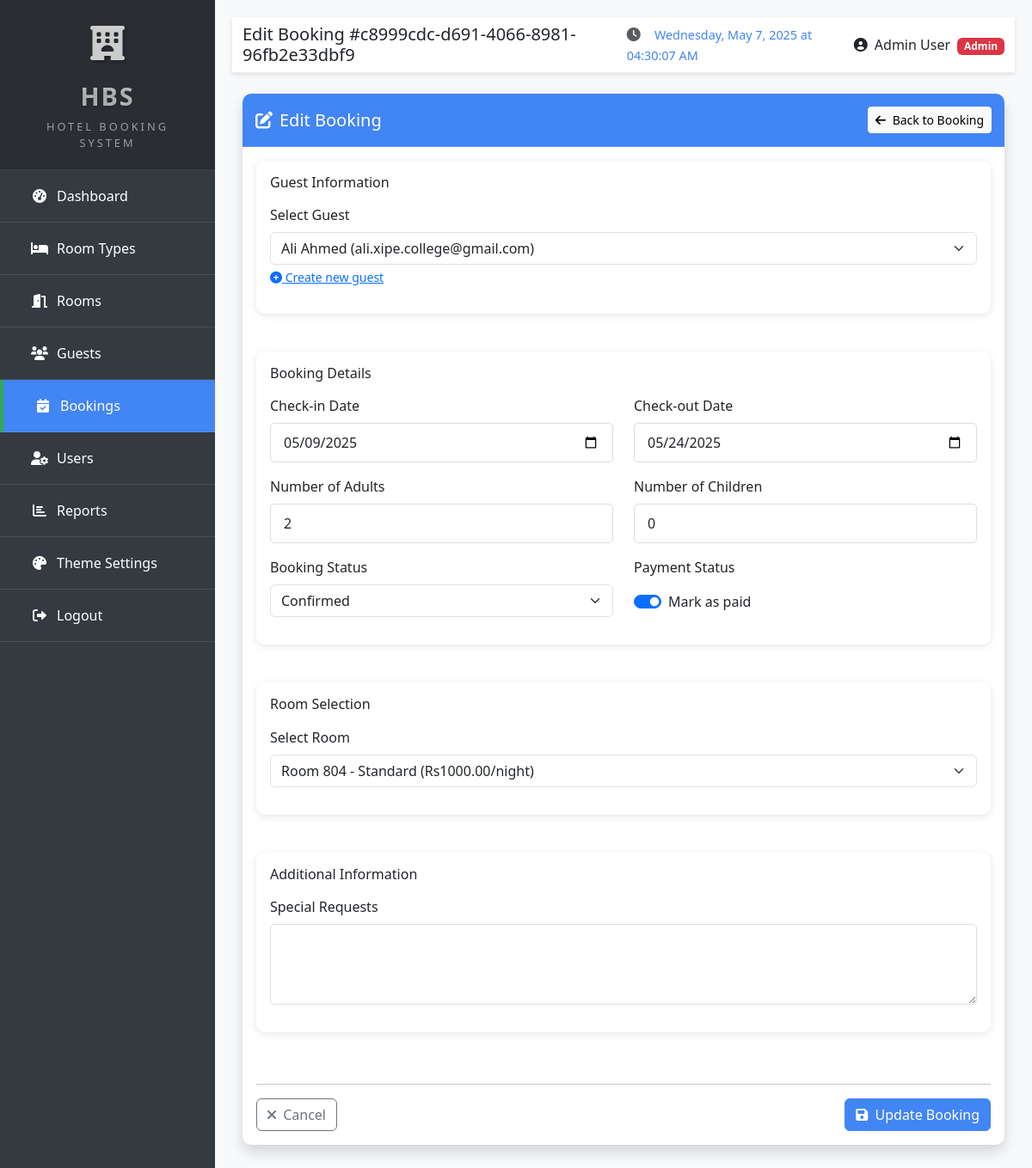
Page /hotel/bookings/54/edit/ (signed in) on the earlier database version.
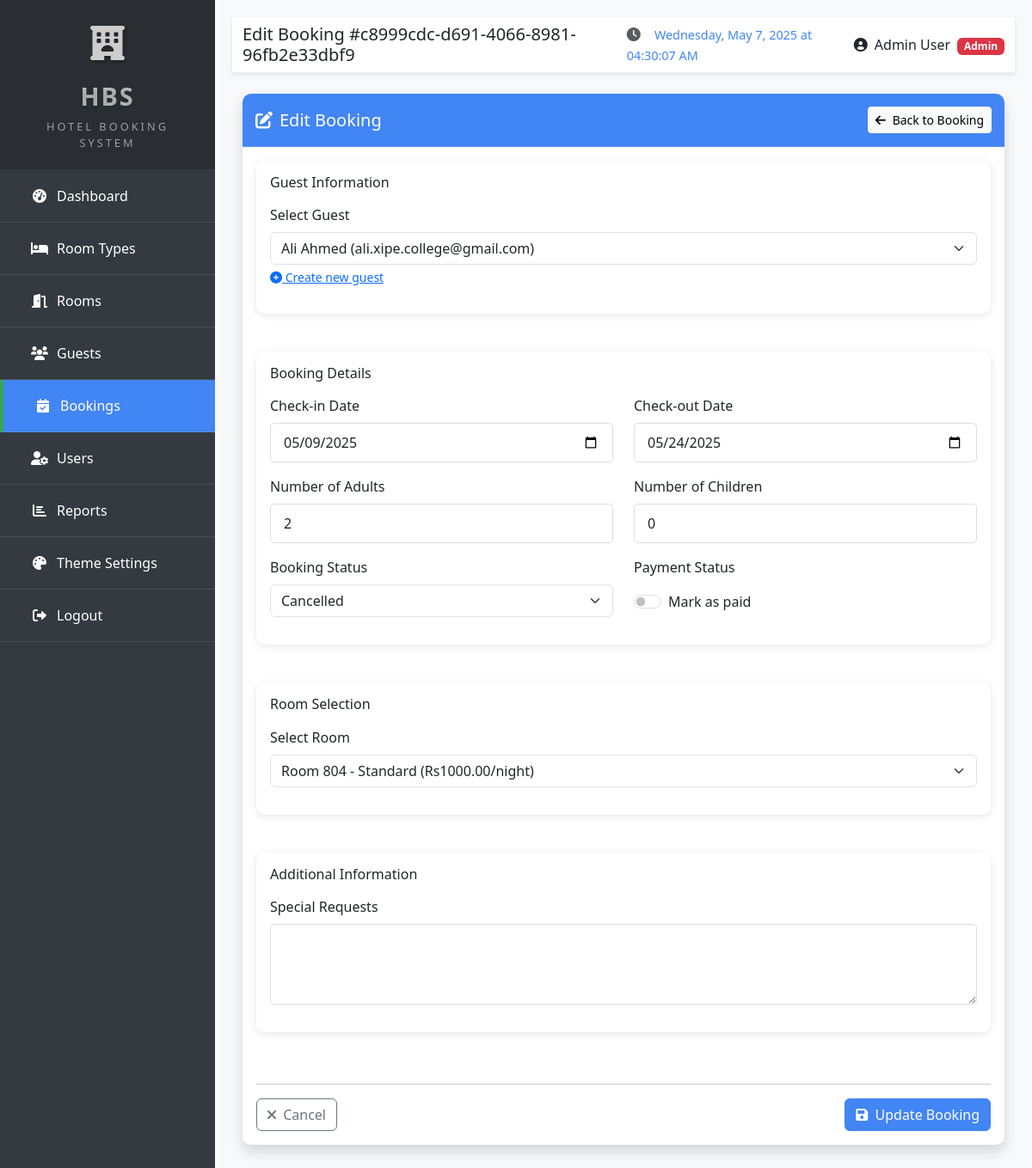
Same page on the later database version.
### hotel/models.py (models this page shows, shortened)
class Booking(models.Model):
    STATUS_CHOICES = (
        ('confirmed', 'Confirmed'),
        ('checked_in', 'Checked In'),
        ('checked_out', 'Checked Out'),
        ('cancelled', 'Cancelled'),
        ('no_show', 'No Show'),
    )
    booking_id = models.UUIDField(default=uuid.uuid4, unique=True, editable=False)
    guest = models.ForeignKey(Guest, on_delete=models.CASCADE, related_name='bookings')
    room = models.ForeignKey(Room, on_delete=models.CASCADE, related_name='bookings')
    check_in_date = models.DateField()
    check_out_date = models.DateField()
    status = models.CharField(max_length=20, choices=STATUS_CHOICES, default='confirmed')
    adults = models.PositiveIntegerField(default=1)
    children = models.PositiveIntegerField(default=0)
    total_price = models.DecimalField(max_digits=10, decimal_places=2)
    payment_status = models.BooleanField(default=False)
    special_requests = models.TextField(blank=True)
    created_by = models.ForeignKey(User, on_delete=models.SET_NULL, null=True, related_name='created_bookings')
    created_at = models.DateTimeField(auto_now_add=True)
    updated_at = models.DateTimeField(auto_now=True)

class Guest(models.Model):
    ID_TYPE_CHOICES = [
        ('passport', 'Passport'),
        ('cnic', 'CNIC'),
        ('driving_license', 'Driving License'),
    ]
    COUNTRY_CHOICES = [
        ('PK', 'Pakistan'),
        ('US', 'United States'),
        ('GB', 'United Kingdom'),
        ('CA', 'Canada'),
        ('AU', 'Australia'),
        ('IN', 'India'),
        ('AE', 'United Arab Emirates'),
        ('SA', 'Saudi Arabia'),
    ]
    full_name = models.CharField(max_length=255)
    email = models.EmailField(blank=True)
    phone = models.CharField(max_length=20)
    address = models.TextField(blank=True)
    country = models.CharField(max_length=2, choices=COUNTRY_CHOICES)
    id_type = models.CharField(max_length=50, choices=ID_TYPE_CHOICES)
    id_number = models.CharField(max_length=50)
    id_document = models.ImageField(upload_to='guest_ids/', blank=True, null=True, help_text='Upload ID document (CNIC/Passport)')
    vehicle_number = models.CharField(max_length=50, blank=True)
    notes = models.TextField(blank=True)
    created_at = models.DateTimeField(auto_now_add=True)
    updated_at = models.DateTimeField(auto_now=True)

### hotel/views.py (the view, shortened to what this page needs)
# urls.py: path('bookings/<int:pk>/edit/', views.booking_edit, name='booking_edit'),
@login_required
@admin_required
def booking_edit(request, pk):
    booking = get_object_or_404(Booking, pk=pk)
    guests = Guest.objects.all()
    available_rooms = list(Room.objects.filter(status='available'))
    if booking.room not in available_rooms:
        available_rooms.append(booking.room)
    return render(request, 'hotel/booking_form.html', {
        'booking': booking,
        'guests': guests,
        'rooms': available_rooms
    })

### hotel/context_processors.py (called while the page is built)
def theme_settings(request):
    if request.user.is_authenticated:
        try:
            from .models import ThemeSettings
            theme_settings, created = ThemeSettings.objects.get_or_create(user=request.user)
            return {'user_theme_settings': theme_settings}
        except Exception:
            pass
    return {'user_theme_settings': None}

def hotel_info(request):
    try:
        from .models import HotelInfo
        info = HotelInfo.get_info()
        return {'hotel_info': info}
    except Exception:
        pass
    return {'hotel_info': None}

### hotel/views.py (called while the page is built)
def admin_required(view_func):
    @wraps(view_func)
    def _wrapped_view(request, *args, **kwargs):
        if hasattr(request.user, 'profile') and request.user.profile.role == 'admin':
            return view_func(request, *args, **kwargs)
        messages.error(request, "You don't have permission to access this page.")
        return redirect('dashboard')
    return _wrapped_view

### templates/hotel/booking_form.html (shortened to what the changed rows need)
{% extends 'hotel/base.html' %}
{% block page_title %}
    {% if booking %}Edit Booking #{{ booking.booking_id }}{% else %}Create New Booking{% endif %}
{% endblock %}
{% block content %}
<div class="row">
    <div class="col-md-12">
        <div class="card shadow">
            <div class="card-body">
                <form method="post" class="needs-validation" novalidate>
                    <div class="row mb-4">
                        <div class="col-md-12">
                            <div class="card bg-light">
                                <div class="card-body">
                                    <div class="row">
                                        <div class="col-md-12 mb-3">
                                            <label for="guest" class="form-label">Select Guest</label>
                                            <select name="guest" id="guest" class="form-select" required>
                                                {% for guest in guests %}
                                                <option value="{{ guest.id }}" {% if booking.guest.id == guest.id %}selected{% endif %}>
                                                    {{ guest.full_name }} ({{ guest.email|default:guest.phone }})
                                                </option>
                                                {% endfor %}
                                            </select>
                                            <div class="form-text">
                                                <a href="{% url 'guest_create' %}?next={{ request.path }}" target="_blank">
                                                </a>
                                            </div>
                                        </div>
                                    </div>
                                </div>
                            </div>
                        </div>
                    </div>
                    <div class="row mb-4">
                        <div class="col-md-12">
                            <div class="card bg-light">
                                <div class="card-body">
                                    <div class="row">
                                        <div class="col-md-6 mb-3">
                                            <label for="check_in_date" class="form-label">Check-in Date</label>
                                            <input type="date" class="form-control" id="check_in_date" name="check_in_date"
                                                value="{% if booking %}{{ booking.check_in_date|date:'Y-m-d' }}{% endif %}" required>
                                        </div>
                                        <div class="col-md-6 mb-3">
                                            <label for="check_out_date" class="form-label">Check-out Date</label>
                                            <input type="date" class="form-control" id="check_out_date" name="check_out_date"
                                                value="{% if booking %}{{ booking.check_out_date|date:'Y-m-d' }}{% endif %}" required>
                                        </div>
                                        <div class="col-md-6 mb-3">
                                            <label for="adults" class="form-label">Number of Adults</label>
                                            <input type="number" class="form-control" id="adults" name="adults" min="1" max="10"
                                                value="{{ booking.adults|default:1 }}" required>
                                        </div>
                                        <div class="col-md-6 mb-3">
                                            <label for="children" class="form-label">Number of Children</label>
                                            <input type="number" class="form-control" id="children" name="children" min="0" max="10"
                                                value="{{ booking.children|default:0 }}">
                                        </div>
                                        {% if booking %}
                                        <div class="col-md-6 mb-3">
                                            <label for="status" class="form-label">Booking Status</label>
                                            <select name="status" id="status" class="form-select" required>
                                                <option value="confirmed" {% if booking.status == 'confirmed' %}selected{% endif %}>Confirmed</option>
                                                <option value="cancelled" {% if booking.status == 'cancelled' %}selected{% endif %}>Cancelled</option>
                                            </select>
                                        </div>
                                        {% endif %}
                                        <div class="col-md-6 mb-3">
                                            <div class="form-check form-switch mt-2">
                                                <input class="form-check-input" type="checkbox" id="payment_status" name="payment_status"
                                                    {% if booking.payment_status %}checked{% endif %}>
                                                <label class="form-check-label" for="payment_status">
                                                    Mark as paid
                                                </label>
                                            </div>
                                        </div>
                                    </div>
                                </div>
                            </div>
                        </div>
                    </div>
                    <div class="row mb-4">
                        <div class="col-md-12">
                            <div class="card bg-light">
                                <div class="card-body">
                                    <div class="row">
                                        <div class="col-md-12 mb-3">
                                            <label for="room" class="form-label">Select Room</label>
                                            <select name="room" id="room" class="form-select" required>
                                                {% for room in rooms %}
                                                <option value="{{ room.id }}" {% if booking.room.id == room.id %}selected{% endif %}>
                                                    Room {{ room.number }} - {{ room.room_type.name }} (Rs{{ room.room_type.price_per_night }}/night)
                                                </option>
                                                {% endfor %}
                                            </select>
                                        </div>
                                    </div>
                                </div>
                            </div>
                        </div>
                    </div>
                </form>
            </div>
        </div>
    </div>
</div>
{% endblock %}

Differences in the rows shown:
changed Booking "c8999cdc-d691-4066-8981-96fb2e33dbf9": status "Confirmed" → "Cancelled"; payment_status "☑" → "☐"
